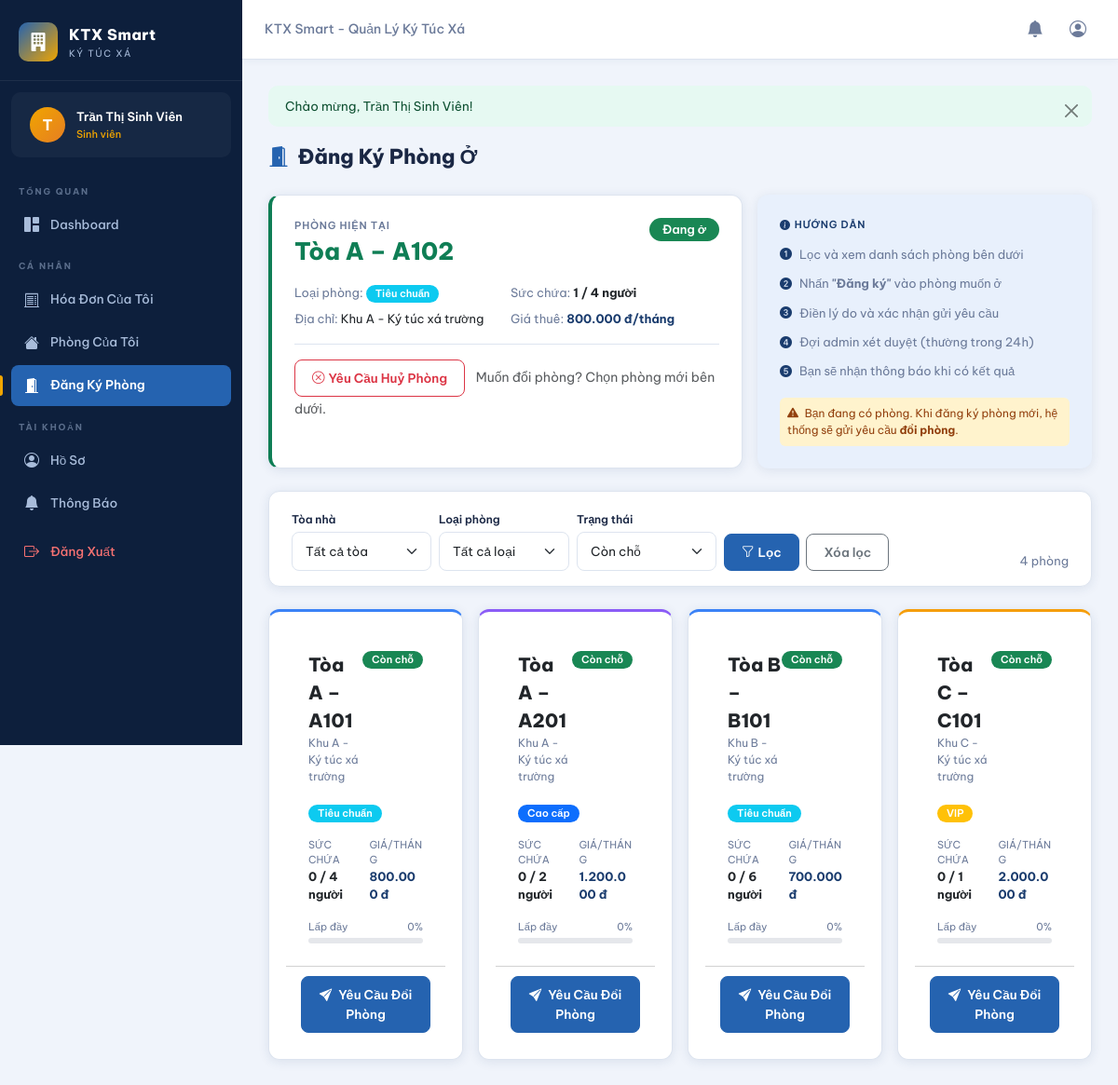
Screenshot of /pages/room_register.php (signed in) with the database file from the repository.
### tables this page shows
CREATE TABLE IF NOT EXISTS users (
    id              INT AUTO_INCREMENT PRIMARY KEY,
    username        VARCHAR(50)  NOT NULL UNIQUE,
    email           VARCHAR(100) NOT NULL UNIQUE,
    password        VARCHAR(255) NOT NULL,
    full_name       VARCHAR(100) NOT NULL,
    phone           VARCHAR(20),
    role            ENUM('admin','staff','student') NOT NULL DEFAULT 'student',
    status          ENUM('active','inactive') NOT NULL DEFAULT 'active',
    reset_token         VARCHAR(100) NULL,
    reset_token_expires DATETIME    NULL,
    last_login      DATETIME NULL,
    created_at      DATETIME NOT NULL DEFAULT CURRENT_TIMESTAMP,
    updated_at      DATETIME NOT NULL DEFAULT CURRENT_TIMESTAMP ON UPDATE CURRENT_TIMESTAMP
);

CREATE TABLE IF NOT EXISTS student_profiles (
    id              INT AUTO_INCREMENT PRIMARY KEY,
    user_id         INT NOT NULL UNIQUE,
    student_code    VARCHAR(20) UNIQUE,
    university      VARCHAR(150),
    room_id         INT NULL,
    move_in_date    DATE NULL,
    move_out_date   DATE NULL,
    created_at      DATETIME NOT NULL DEFAULT CURRENT_TIMESTAMP,
    FOREIGN KEY (user_id) REFERENCES users(id) ON DELETE CASCADE
);

CREATE TABLE IF NOT EXISTS buildings (
    id      INT AUTO_INCREMENT PRIMARY KEY,
    name    VARCHAR(100) NOT NULL,
    address VARCHAR(200),
    floors  INT DEFAULT 1,
    created_at DATETIME NOT NULL DEFAULT CURRENT_TIMESTAMP
);

CREATE TABLE IF NOT EXISTS rooms (
    id              INT AUTO_INCREMENT PRIMARY KEY,
    building_id     INT NOT NULL,
    room_number     VARCHAR(20) NOT NULL,
    type            ENUM('standard','premium','vip') NOT NULL DEFAULT 'standard',
    capacity        INT NOT NULL DEFAULT 4,
    price_per_month DECIMAL(12,2) NOT NULL DEFAULT 0,
    status          ENUM('available','full','maintenance') NOT NULL DEFAULT 'available',
    description     TEXT,
    created_at      DATETIME NOT NULL DEFAULT CURRENT_TIMESTAMP,
    FOREIGN KEY (building_id) REFERENCES buildings(id),
    UNIQUE KEY uq_room (building_id, room_number)
);

### pages/room_register.php (the view, shortened to what the rows shown need)
<?php
require_once __DIR__ . '/../includes/functions.php';
$user = currentUser();
$db   = getDB();
$spStmt = $db->prepare(
    "SELECT sp.*, r.room_number, r.type as room_type, r.capacity, r.price_per_month,
            b.name as building_name, b.address,
            (SELECT COUNT(*) FROM student_profiles sp2 WHERE sp2.room_id = r.id) as occupied
     FROM   student_profiles sp
     LEFT JOIN rooms r ON sp.room_id = r.id
     LEFT JOIN buildings b ON r.building_id = b.id
     WHERE  sp.user_id = ?"
);
$spStmt->execute([$user['id']]);
$myProfile = $spStmt->fetch();
$pendingStmt = $db->prepare(
    "SELECT rr.*,
            fr.room_number as from_room_number, fb.name as from_building,
            tr.room_number as to_room_number,   tb.name as to_building
     FROM   room_requests rr
     LEFT JOIN rooms    fr ON rr.from_room_id = fr.id
     LEFT JOIN buildings fb ON fr.building_id  = fb.id
     LEFT JOIN rooms    tr ON rr.to_room_id   = tr.id
     LEFT JOIN buildings tb ON tr.building_id  = tb.id
     WHERE  rr.student_id = ? AND rr.status = 'pending'
     ORDER  BY rr.created_at DESC LIMIT 1"
);
$pendingStmt->execute([$user['id']]);
$pendingReq = $pendingStmt->fetch();
$statusFilter   = $_GET['status']   ?? 'available';
$where  = "WHERE 1=1";
$params = [];
if ($statusFilter)   { $where .= " AND r.status=?";      $params[] = $statusFilter; }
$roomsStmt = $db->prepare(
    "SELECT r.*, b.name as building_name, b.address,
            (SELECT COUNT(*) FROM student_profiles sp WHERE sp.room_id = r.id) as occupied
     FROM   rooms r
     JOIN   buildings b ON r.building_id = b.id
     $where
     ORDER  BY b.name, r.room_number"
);
$roomsStmt->execute($params);
$rooms = $roomsStmt->fetchAll();
?>
<?php include __DIR__ . '/../includes/header.php'; ?>
<div class="container-fluid px-0">
<div class="row g-3 mb-4">
    <div class="col-lg-7">
        <?php if ($myProfile && $myProfile['room_id']): ?>
        <div class="card h-100" style="border-left:4px solid var(--success);">
            <div class="card-body">
                <div class="d-flex justify-content-between align-items-start mb-3">
                    <div>
                        <div style="font-size:11px;font-weight:600;text-transform:uppercase;color:var(--text-muted);letter-spacing:.8px;">Phòng Hiện Tại</div>
                        <div style="font-size:1.6rem;font-weight:800;color:var(--success);">
                            <?= $myProfile['building_name'] ?> – <?= $myProfile['room_number'] ?>
                        </div>
                    </div>
                    <span class="badge bg-success" style="font-size:13px;padding:6px 14px;">Đang ở</span>
                </div>
                <div class="row g-2" style="font-size:13px;">
                    <div class="col-6">
                        <span style="color:var(--text-muted);">Loại phòng:</span>
                        <?= statusBadge($myProfile['room_type']) ?>
                    </div>
                    <div class="col-6">
                        <span style="color:var(--text-muted);">Sức chứa:</span>
                        <strong><?= $myProfile['occupied'] ?> / <?= $myProfile['capacity'] ?> người</strong>
                    </div>
                    <div class="col-6">
                        <span style="color:var(--text-muted);">Địa chỉ:</span>
                        <?= htmlspecialchars($myProfile['address'] ?? '—') ?>
                    </div>
                    <div class="col-6">
                        <span style="color:var(--text-muted);">Giá thuê:</span>
                        <strong style="color:var(--primary);"><?= formatMoney($myProfile['price_per_month']) ?>/tháng</strong>
                    </div>
                </div>
                <?php if (!$pendingReq): ?>
                <div class="mt-3 pt-3" style="border-top:1px solid var(--border);">
                    <button class="btn btn-sm btn-outline-danger" data-bs-toggle="modal" data-bs-target="#cancelRoomModal">
                        <i class="bi bi-x-circle me-1"></i>Yêu Cầu Huỷ Phòng
                    </button>
                    <small class="text-muted ms-2">Muốn đổi phòng? Chọn phòng mới bên dưới.</small>
                </div>
                <?php endif; ?>
            </div>
        </div>
        <?php endif; ?>
    </div>
</div>
<div class="row g-3 mb-4" id="roomGrid">
<?php if ($rooms): foreach ($rooms as $room):
    $isFull     = $room['status'] === 'full' || $room['occupied'] >= $room['capacity'];
    $isMaint    = $room['status'] === 'maintenance';
    $isMyRoom   = $myProfile && $myProfile['room_id'] == $room['id'];
    $pct        = $room['capacity'] > 0 ? round($room['occupied'] / $room['capacity'] * 100) : 0;
    $typeColors  = ['standard' => '#3b82f6', 'premium' => '#8b5cf6', 'vip' => '#f59e0b'];
    $typeColor   = $typeColors[$room['type']] ?? '#64748b';
?>
<div class="col-sm-6 col-lg-4 col-xl-3">
    <div class="card h-100 room-card <?= $isMyRoom ? 'my-room' : '' ?> <?= $isMaint ? 'maint-room' : '' ?>"
         style="border-top:3px solid <?= $typeColor ?>;<?= $isMaint ? 'opacity:.65;' : '' ?>">
        <div class="card-body pb-2">
            <div class="d-flex justify-content-between align-items-start mb-3">
                <div>
                    <div style="font-size:1.25rem;font-weight:800;"><?= htmlspecialchars($room['building_name']) ?> – <?= $room['room_number'] ?></div>
                    <div style="font-size:12px;color:var(--text-muted);"><?= htmlspecialchars($room['address'] ?? '') ?></div>
                </div>
                <?php if ($isMyRoom): ?>
                    <span class="badge bg-success"><i class="bi bi-house-fill me-1"></i>Phòng tôi</span>
                <?php else: ?>
                    <?= statusBadge($room['status']) ?>
                <?php endif; ?>
            </div>
            <div class="mb-3">
                <?= statusBadge($room['type']) ?>
            </div>
            <div class="row g-2 mb-3" style="font-size:13px;">
                <div class="col-6">
                    <div style="color:var(--text-muted);font-size:11px;">SỨC CHỨA</div>
                    <div style="font-weight:700;"><?= $room['occupied'] ?> / <?= $room['capacity'] ?> người</div>
                </div>
                <div class="col-6">
                    <div style="color:var(--text-muted);font-size:11px;">GIÁ/THÁNG</div>
                    <div style="font-weight:700;color:var(--primary);"><?= formatMoney($room['price_per_month']) ?></div>
                </div>
            </div>
            <div class="mb-3">
                <div style="display:flex;justify-content:space-between;font-size:11px;color:var(--text-muted);margin-bottom:4px;">
                    <span>Lấp đầy</span><span><?= $pct ?>%</span>
                </div>
                <div style="height:6px;background:#e5e7eb;border-radius:99px;overflow:hidden;">
                </div>
            </div>
        </div>
        <div class="card-footer bg-transparent" style="padding:10px 16px;">
            <?php if ($isMyRoom): ?>
                <button class="btn btn-sm btn-outline-secondary w-100" disabled>
                    <i class="bi bi-house-fill me-1"></i>Đang ở đây
                </button>
            <?php elseif ($isMaint): ?>
                <button class="btn btn-sm btn-outline-secondary w-100" disabled>
                    <i class="bi bi-wrench me-1"></i>Đang bảo trì
                </button>
            <?php elseif ($isFull): ?>
                <button class="btn btn-sm btn-outline-danger w-100" disabled>
                    <i class="bi bi-x-circle me-1"></i>Phòng đã đầy
                </button>
            <?php elseif ($pendingReq): ?>
                <button class="btn btn-sm btn-secondary w-100" disabled title="Đang có yêu cầu chờ duyệt">
                    <i class="bi bi-hourglass-split me-1"></i>Đang chờ duyệt
                </button>
            <?php else: ?>
                <button class="btn btn-sm btn-primary w-100 btn-register-room"
                    data-bs-toggle="modal" data-bs-target="#confirmModal"
                    data-room-id="<?= $room['id'] ?>"
                    data-room-name="<?= htmlspecialchars($room['building_name']) ?> – Phòng <?= $room['room_number'] ?>"
                    data-room-type="<?= $room['type'] ?>"
                    data-room-price="<?= formatMoney($room['price_per_month']) ?>"
                    data-room-cap="<?= $room['occupied'] ?>/<?= $room['capacity'] ?> người"
                    data-has-room="<?= ($myProfile && $myProfile['room_id']) ? '1' : '0' ?>">
                    <i class="bi bi-send-fill me-1"></i>
                    <?= ($myProfile && $myProfile['room_id']) ? 'Yêu Cầu Đổi Phòng' : 'Đăng Ký Phòng Này' ?>
                </button>
            <?php endif; ?>
        </div>
    </div>
</div>
<?php endforeach; endif; ?>
</div>
</div>
<?php include __DIR__ . '/../includes/footer.php'; ?>

### includes/header.php (shortened to what the rows shown need)
<?php
require_once __DIR__ . '/../includes/functions.php';
$user = currentUser();
$currentPage = basename($_SERVER['PHP_SELF'], '.php');
?>
<!DOCTYPE html>
<html lang="vi">
<head>
<link href="https://cdn.jsdelivr.net/npm/bootstrap@5.3.2/dist/css/bootstrap.min.css" rel="stylesheet">
<link href="https://cdn.jsdelivr.net/npm/bootstrap-icons@1.11.3/font/bootstrap-icons.css" rel="stylesheet">
<link href="<?= BASE_URL ?>/assets/css/style.css" rel="stylesheet">
</head>
<body>
<?php if (isLoggedIn()): ?>
<div class="sidebar" id="sidebar">
    <div class="sidebar-brand">
        <div class="brand-icon"><i class="bi bi-building-fill"></i></div>
        <div class="brand-text">
            <span class="brand-name">KTX Smart</span>
            <span class="brand-sub">Ký Túc Xá</span>
        </div>
    </div>
    <div class="sidebar-user">
        <div class="user-avatar">
            <span><?= mb_substr($user['full_name'], 0, 1) ?></span>
        </div>
        <div class="user-info">
            <span class="user-name"><?= htmlspecialchars($user['full_name']) ?></span>
            <span class="user-role"><?= ['admin'=>'Quản trị viên','staff'=>'Nhân viên','student'=>'Sinh viên'][$user['role']] ?></span>
        </div>
    </div>
    <nav class="sidebar-nav">
        <div class="nav-section-label">TỔNG QUAN</div>
        <a href="<?= BASE_URL ?>/pages/dashboard.php" class="nav-item <?= $currentPage==='dashboard'?'active':'' ?>">
            <i class="bi bi-grid-1x2-fill"></i><span>Dashboard</span>
        </a>
        <?php if ($user['role'] === 'student'): ?>
        <div class="nav-section-label">CÁ NHÂN</div>
        <a href="<?= BASE_URL ?>/pages/my_invoices.php" class="nav-item <?= $currentPage==='my_invoices'?'active':'' ?>">
            <i class="bi bi-receipt-cutoff"></i><span>Hóa Đơn Của Tôi</span>
        </a>
        <a href="<?= BASE_URL ?>/pages/my_room.php" class="nav-item <?= $currentPage==='my_room'?'active':'' ?>">
            <i class="bi bi-house-fill"></i><span>Phòng Của Tôi</span>
        </a>
        <a href="<?= BASE_URL ?>/pages/room_register.php" class="nav-item <?= $currentPage==='room_register'?'active':'' ?>">
            <i class="bi bi-door-open-fill"></i><span>Đăng Ký Phòng</span>
        </a>
        <?php endif; ?>
        <div class="nav-section-label">TÀI KHOẢN</div>
        <a href="<?= BASE_URL ?>/pages/profile.php" class="nav-item <?= $currentPage==='profile'?'active':'' ?>">
            <i class="bi bi-person-circle"></i><span>Hồ Sơ</span>
        </a>
        <a href="<?= BASE_URL ?>/pages/notifications.php" class="nav-item <?= $currentPage==='notifications'?'active':'' ?>">
            <i class="bi bi-bell-fill"></i><span>Thông Báo</span>
        </a>
        <a href="<?= BASE_URL ?>/pages/logout.php" class="nav-item nav-logout">
            <i class="bi bi-box-arrow-right"></i><span>Đăng Xuất</span>
        </a>
    </nav>
</div>
<div class="topbar">
    <div class="topbar-breadcrumb">
        <span><?= SITE_NAME ?></span>
    </div>
    <div class="topbar-actions">
        <a href="<?= BASE_URL ?>/pages/notifications.php" class="topbar-btn">
            <i class="bi bi-bell-fill"></i>
        </a>
        <a href="<?= BASE_URL ?>/pages/profile.php" class="topbar-btn">
            <i class="bi bi-person-circle"></i>
        </a>
    </div>
</div>
<div class="main-wrapper">
<?php endif; ?>

### includes/functions.php (shortened to what the rows shown need)
<?php
function isLoggedIn() {
    return isset($_SESSION['user_id']) && !empty($_SESSION['user_id']);
}
function currentUser() {
    $db = getDB();
    $stmt = $db->prepare("SELECT * FROM users WHERE id = ?");
    $stmt->execute([$_SESSION['user_id']]);
    return $stmt->fetch();
}
function formatMoney($amount) {
    return number_format($amount, 0, ',', '.') . ' đ';
}
function statusBadge($status) {
    $map = [
        'pending'  => ['class' => 'warning', 'text' => 'Chờ thanh toán'],
        'partial'  => ['class' => 'info',    'text' => 'Thanh toán 1 phần'],
        'paid'     => ['class' => 'success',  'text' => 'Đã thanh toán'],
        'overdue'  => ['class' => 'danger',   'text' => 'Quá hạn'],
        'cancelled'=> ['class' => 'secondary','text' => 'Đã hủy'],
        'active'   => ['class' => 'success',  'text' => 'Hoạt động'],
        'inactive' => ['class' => 'secondary','text' => 'Không hoạt động'],
        'available'=> ['class' => 'success',  'text' => 'Còn chỗ'],
        'full'     => ['class' => 'danger',   'text' => 'Đầy'],
        'maintenance'=>['class'=>'warning',   'text' => 'Bảo trì'],
        'standard' => ['class' => 'info',     'text' => 'Tiêu chuẩn'],
        'premium'  => ['class' => 'primary',  'text' => 'Cao cấp'],
        'vip'      => ['class' => 'warning',  'text' => 'VIP'],
        'admin'    => ['class' => 'danger',   'text' => 'Admin'],
        'staff'    => ['class' => 'primary',  'text' => 'Nhân viên'],
        'student'  => ['class' => 'success',  'text' => 'Sinh viên'],
        'approved' => ['class' => 'success',  'text' => 'Đã duyệt'],
        'rejected' => ['class' => 'danger',   'text' => 'Từ chối'],
        'register' => ['class' => 'primary',  'text' => 'Đăng ký phòng'],
        'cancel'   => ['class' => 'danger',   'text' => 'Huỷ phòng'],
        'change'   => ['class' => 'warning',  'text' => 'Đổi phòng'],
    ];
    $info = $map[$status] ?? ['class' => 'secondary', 'text' => ucfirst($status)];
    return "<span class='badge bg-{$info['class']}'>{$info['text']}</span>";
}

### rows the page displays
users: full_name "T", full_name "Trần Thị Sinh Viên", role "Sinh viên"
student_profiles: buildings.name "Tòa A", room.room_number "A102", room.type "Tiêu chuẩn", room.capacity "4", buildings.address "Khu A - Ký túc xá trường", room.price_per_month "800.000 đ"
rooms: building.name "Tòa A", room_number "A101", building.address "Khu A - Ký túc xá trường", status "Còn chỗ Tiêu chuẩn", occupied "0", capacity "4", price_per_month "800.000 đ", pct "0"
rooms: building.name "Tòa A", room_number "A201", building.address "Khu A - Ký túc xá trường", status "Còn chỗ Cao cấp", occupied "0", capacity "2", price_per_month "1.200.000 đ", pct "0"
rooms: building.name "Tòa B", room_number "B101", building.address "Khu B - Ký túc xá trường", status "Còn chỗ Tiêu chuẩn", occupied "0", capacity "6", price_per_month "700.000 đ", pct "0"
rooms: building.name "Tòa C", room_number "C101", building.address "Khu C - Ký túc xá trường", status "Còn chỗ VIP", occupied "0", capacity "1", price_per_month "2.000.000 đ", pct "0"

### other values shown
SITE_NAME "KTX Smart - Quản Lý Ký Túc Xá"
$flash['message'] "Chào mừng, Trần Thị Sinh Viên!"
$myProfile['occupied'] "1"
count($rooms) "4"
